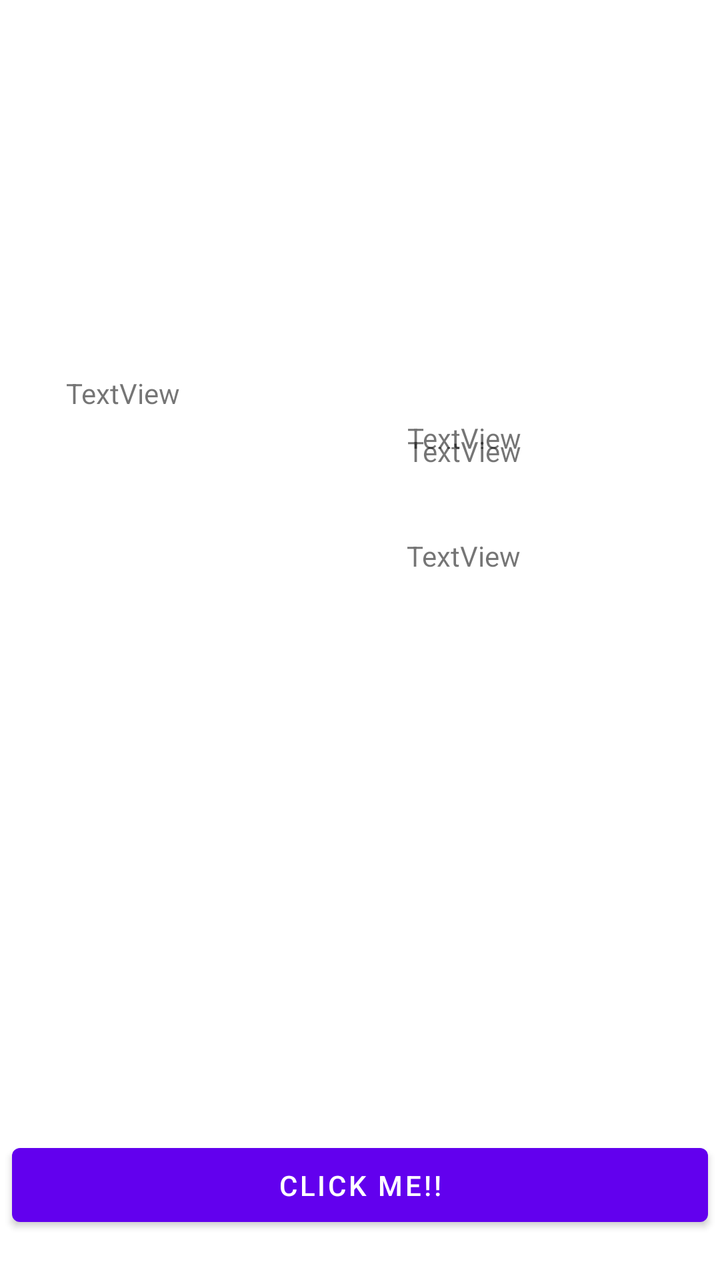
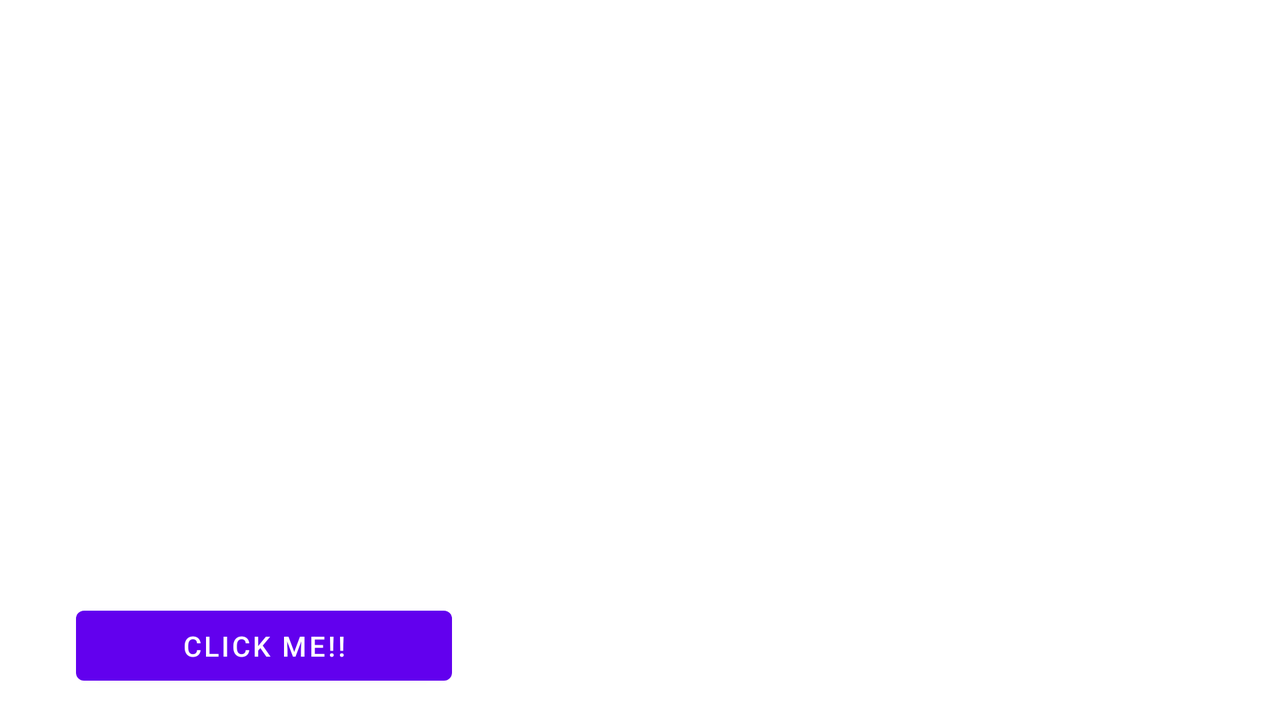

The same Android screen from two of the app's own layout files: first res/layout/ as a phone draws it, then the repository's variant for another configuration, drawn on a device whose configuration selects that folder. Both files follow.
<!-- AndroidManifest.xml: application theme Theme.Uppgift1 -->
<!-- res/layout/activity_main.xml -->
<?xml version="1.0" encoding="utf-8"?>
<androidx.constraintlayout.widget.ConstraintLayout xmlns:android="http://schemas.android.com/apk/res/android"
    xmlns:app="http://schemas.android.com/apk/res-auto"
    xmlns:tools="http://schemas.android.com/tools"
    android:layout_width="match_parent"
    android:layout_height="match_parent"
    android:id="@+id/container"
    tools:context=".MainActivity">

    <Button
        android:id="@+id/button4"
        android:layout_width="348dp"
        android:layout_height="49dp"
        android:text="Click Me!!"
        app:layout_constraintBottom_toBottomOf="parent"
        app:layout_constraintEnd_toEndOf="parent"
        app:layout_constraintHorizontal_bias="0.498"
        app:layout_constraintStart_toStartOf="parent"
        app:layout_constraintTop_toTopOf="parent"
        app:layout_constraintVertical_bias="0.961" />

    <ImageView
        android:id="@+id/imageView4"
        android:layout_width="388dp"
        android:layout_height="232dp"
        android:layout_marginBottom="20dp"
        app:layout_constraintBottom_toTopOf="@+id/button4"
        app:layout_constraintEnd_toEndOf="parent"
        app:layout_constraintHorizontal_bias="0.496"
        app:layout_constraintStart_toStartOf="parent"
        app:layout_constraintTop_toTopOf="parent"
        app:layout_constraintVertical_bias="0.99"
        tools:srcCompat="@tools:sample/avatars" />

    <TextView
        android:id="@+id/textView"
        android:layout_width="81dp"
        android:layout_height="46dp"
        android:layout_marginTop="216dp"
        android:text="TextView"
        app:layout_constraintEnd_toEndOf="parent"
        app:layout_constraintHorizontal_bias="0.73"
        app:layout_constraintStart_toStartOf="parent"
        app:layout_constraintTop_toTopOf="parent" />

    <TextView
        android:id="@+id/textView2"
        android:layout_width="84dp"
        android:layout_height="43dp"
        android:text="TextView"
        app:layout_constraintBottom_toTopOf="@+id/imageView4"
        app:layout_constraintEnd_toEndOf="parent"
        app:layout_constraintHorizontal_bias="0.737"
        app:layout_constraintStart_toStartOf="parent"
        app:layout_constraintTop_toBottomOf="@+id/textView"
        app:layout_constraintVertical_bias="0.79" />

    <TextView
        android:id="@+id/textView3"
        android:layout_width="81dp"
        android:layout_height="41dp"
        android:text="TextView"
        app:layout_constraintBottom_toTopOf="@+id/imageView4"
        app:layout_constraintEnd_toEndOf="parent"
        app:layout_constraintHorizontal_bias="0.73"
        app:layout_constraintStart_toStartOf="parent"
        app:layout_constraintTop_toTopOf="parent"
        app:layout_constraintVertical_bias="0.77" />

    <TextView
        android:id="@+id/textView4"
        android:layout_width="168dp"
        android:layout_height="44dp"
        android:text="TextView"
        app:layout_constraintBottom_toBottomOf="parent"
        app:layout_constraintEnd_toEndOf="parent"
        app:layout_constraintHorizontal_bias="0.172"
        app:layout_constraintStart_toStartOf="parent"
        app:layout_constraintTop_toTopOf="parent"
        app:layout_constraintVertical_bias="0.314" />
</androidx.constraintlayout.widget.ConstraintLayout>
<!-- resources referenced by this layout -->
<resources>
  <style name="Theme.Uppgift1" parent="Theme.MaterialComponents.DayNight.DarkActionBar">
          
          <item name="colorPrimary">@color/purple_500</item>
          <item name="colorPrimaryVariant">@color/purple_700</item>
          <item name="colorOnPrimary">@color/white</item>
          
          <item name="colorSecondary">@color/teal_200</item>
          <item name="colorSecondaryVariant">@color/teal_700</item>
          <item name="colorOnSecondary">@color/black</item>
          
          <item name="android:statusBarColor" tools:targetApi="l">?attr/colorPrimaryVariant</item>
          
      </style>
</resources>
<!-- res/layout-land/activity_main.xml (the repository's variant of the layout above) -->
<!-- drawn on the phone turned sideways -->
<?xml version="1.0" encoding="utf-8"?>
<androidx.constraintlayout.widget.ConstraintLayout xmlns:android="http://schemas.android.com/apk/res/android"
    xmlns:app="http://schemas.android.com/apk/res-auto"
    xmlns:tools="http://schemas.android.com/tools"
    android:layout_width="match_parent"
    android:layout_height="match_parent"
    android:id="@+id/container"
    tools:context=".MainActivity">

    <Button
        android:id="@+id/button4"
        android:layout_width="188dp"
        android:layout_height="47dp"
        android:text="Click Me!!"
        app:layout_constraintBottom_toBottomOf="parent"
        app:layout_constraintEnd_toEndOf="parent"
        app:layout_constraintHorizontal_bias="0.084"
        app:layout_constraintStart_toStartOf="parent"
        app:layout_constraintTop_toTopOf="parent"
        app:layout_constraintVertical_bias="0.956" />

    <ImageView
        android:id="@+id/imageView4"
        android:layout_width="260dp"
        android:layout_height="307dp"
        android:layout_marginBottom="20dp"
        app:layout_constraintBottom_toTopOf="@+id/button4"
        app:layout_constraintEnd_toEndOf="parent"
        app:layout_constraintHorizontal_bias="0.059"
        app:layout_constraintStart_toStartOf="parent"
        app:layout_constraintTop_toTopOf="parent"
        app:layout_constraintVertical_bias="0.727"
        tools:srcCompat="@tools:sample/avatars" />
</androidx.constraintlayout.widget.ConstraintLayout>
